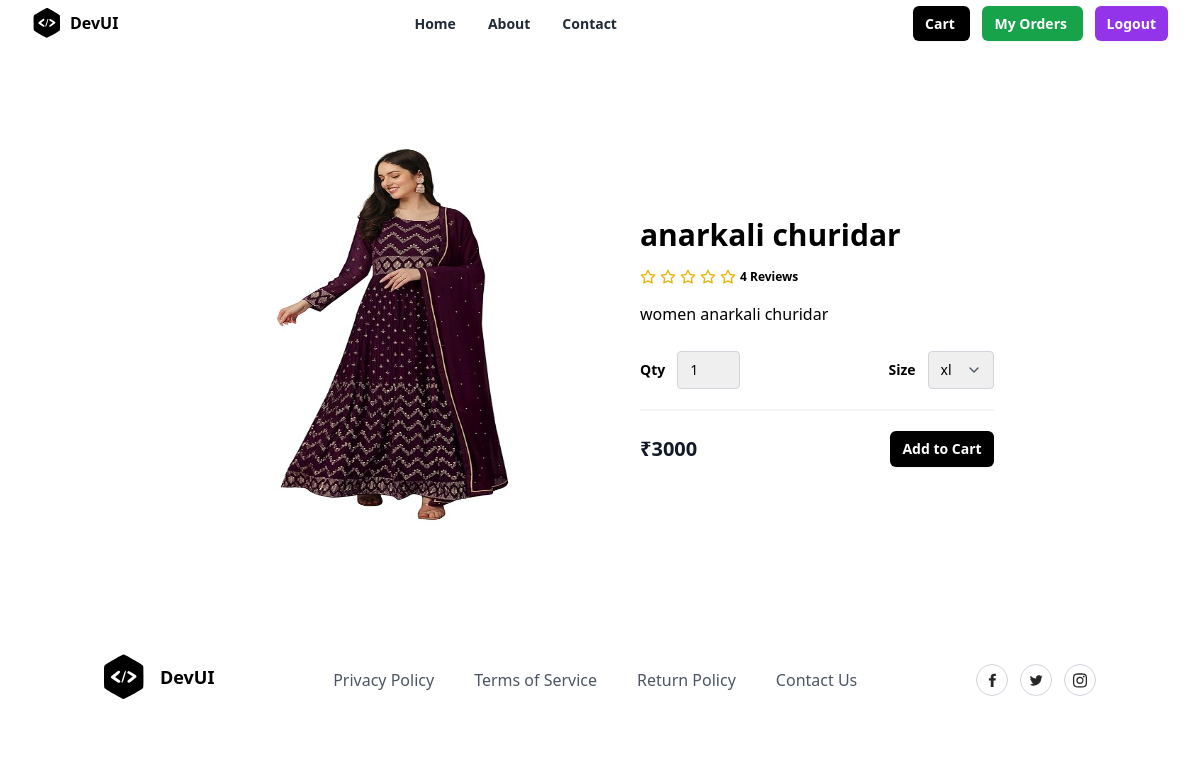
/product/5/, run on the app's committed database.
### store/models.py (models this page shows, shortened)
class Product(models.Model):
    title = models.CharField(max_length=200)
    description = models.TextField(null=True, blank=True)
    size_object = models.ManyToManyField(Size)
    category_object = models.ForeignKey(Category, on_delete=models.CASCADE)
    brand_object = models.ForeignKey(Brand, on_delete=models.CASCADE)
    image = models.ImageField(upload_to='product_images', null=True, blank=True, default='product_images/default.jpg')
    price = models.PositiveIntegerField()
    tag_object=models.ManyToManyField(Tag)
    created_date = models.DateTimeField(auto_now_add=True)
    updated_date = models.DateTimeField(auto_now=True)
    is_active = models.BooleanField(default=True)

### store/views.py (the view)
# urls.py: path("product/<int:pk>/",views.ProductDetailView.as_view(),name="product-detail"),
class ProductDetailView(View):
    def get(self,request,*args,**kwargs):
        id=kwargs.get("pk")
        qs=Product.objects.get(id=id)
        return render(request,"product_detail.html",{"data":qs})

### store/templates/product_detail.html (shortened to what this page needs)
{%extends 'base.html'%}
{%block main_block%}
<section class="overflow-hidden">
    <form action="{%url 'add-to-cart' data.id%}" method="post">
    <div class="mx-auto max-w-5xl px-5 py-24">
      <div class="mx-auto flex flex-wrap items-center lg:w-4/5">
        <img
          alt="Nike Air Max 21A"
          class="h-64 w-full rounded object-contains lg:h-96 lg:w-1/2"
          src="{{data.image.url}}"
        />
        <div class="mt-6 w-full lg:mt-0 lg:w-1/2 lg:pl-10">
          <h1 class="my-4 text-3xl font-semibold text-black"> {{data.title}}</h1>
          <div class="my-4 flex items-center">
            <span class="flex items-center space-x-1">
              <span class="ml-3 inline-block text-xs font-semibold">
                4 Reviews
              </span>
            </span>
          </div>
          <p class="leading-relaxed">
           {{data.description}}
          </p>
          <div class="mb-5 mt-6 flex items-center border-b-2 border-gray-100 pb-5">
            <div class="flex items-center">
              <span class="mr-3 text-sm font-semibold">Qty</span>
              <select name="qty" class="appearance-none rounded border border-gray-300 py-2 pl-3 pr-10 text-sm focus:border-black focus:outline-none focus:ring-2 focus:ring-black">
                <option value="1">1</option>
              </select>
            </div>
            <div class="ml-auto flex items-center">
              <span class="mr-3 text-sm font-semibold">Size</span>
              <div class="relative">
                <select name="size" class="appearance-none rounded border border-gray-300 py-2 pl-3 pr-10 text-sm focus:border-black focus:outline-none focus:ring-2 focus:ring-black">
                  {%for sob in data.size_object.all%}
                  <option value="{{sob.name}}">{{sob.name}}</option>
                  {%endfor%}
                </select>
                <span class="pointer-events-none absolute right-0 top-0 flex h-full w-10 items-center justify-center text-center text-gray-600">
                </span>
              </div>
            </div>
          </div>
          <div class="flex items-center justify-between">
            <span class="title-font text-xl font-bold text-gray-900">
              ₹{{data.price}}
            </span>
            <button
              type="submit"
              class="rounded-md bg-black px-3 py-2 text-sm font-semibold text-white shadow-sm hover:bg-black/80 focus-visible:outline focus-visible:outline-2 focus-visible:outline-offset-2 focus-visible:outline-black"
            >
              Add to Cart
            </button>
          </div>
        </div>
      </div>
    </div>
    </form>
  </section>
{%endblock%}

### data on the page
Product: image (picture), title "anarkali churidar", description "women anarkali churidar", price "3000"

### other printed values
form field size "xl"
